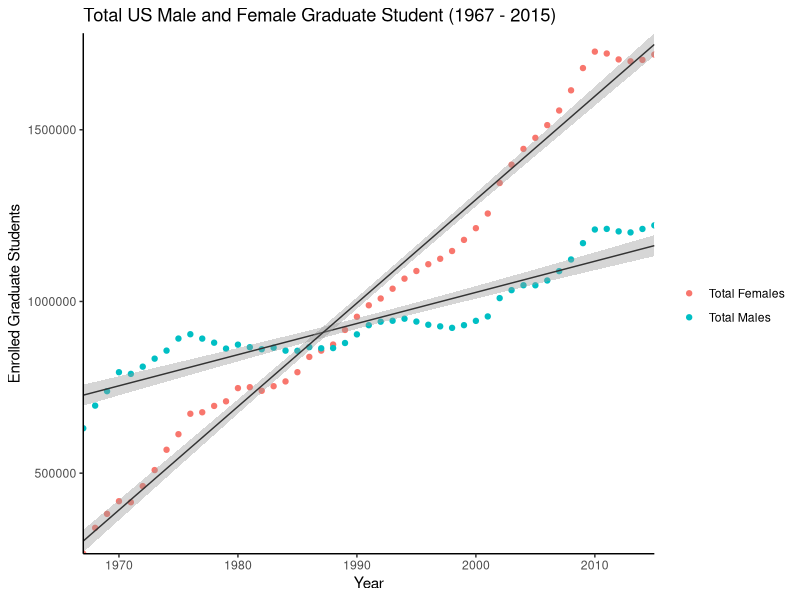
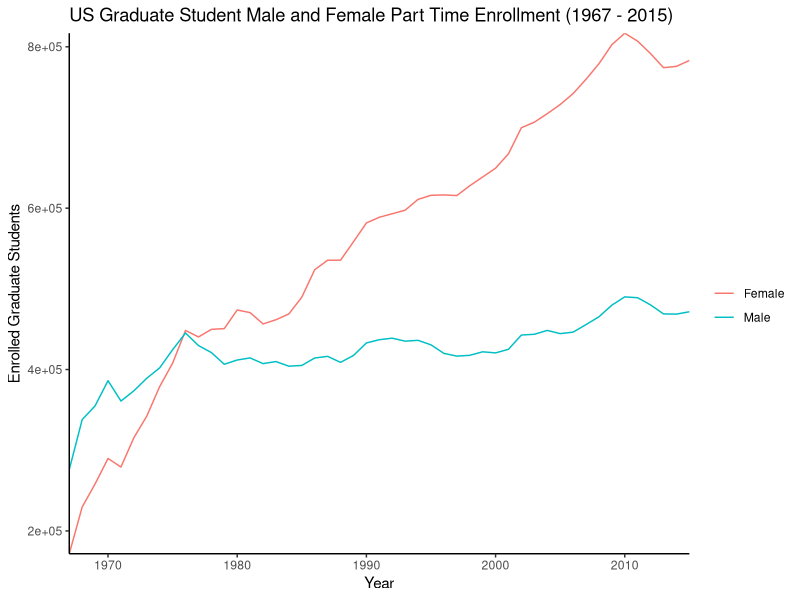
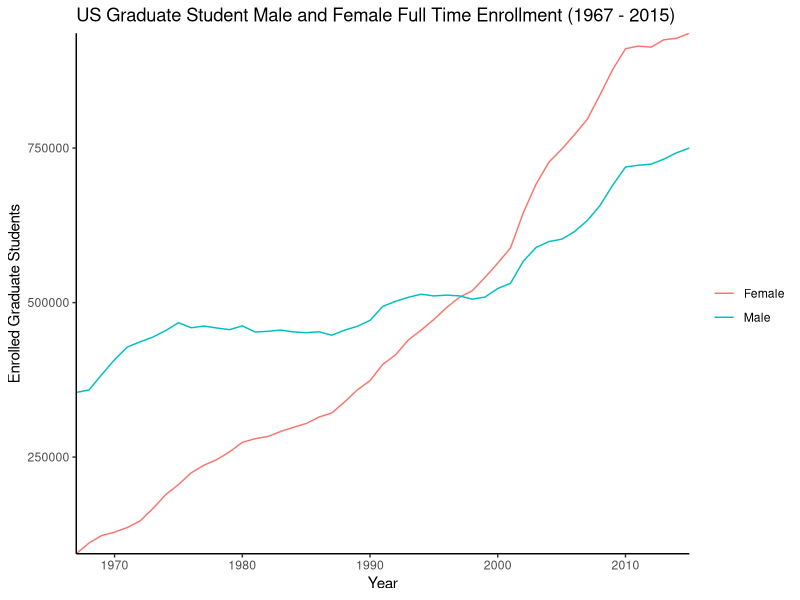
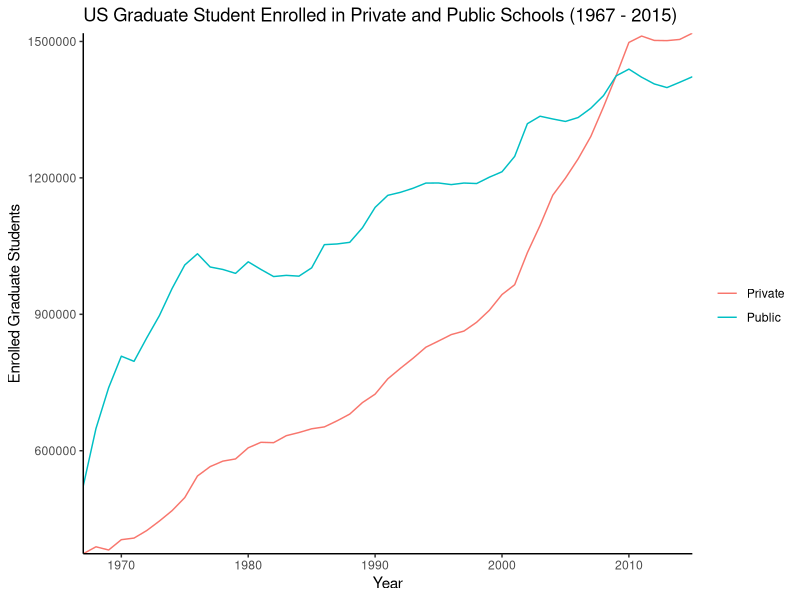

These figures' R source, in order:
## ---- chunk 1
knitr::opts_chunk$set(echo = TRUE)
## ---- chunk 2
library(tidyverse)
## ---- chunk 3

GradEnroll<- read.csv("Grad Enrollment 1967-2015.csv")

## ---- chunk 4

# compare total female and total male graduat enrolment graphically
Grad_total<- ggplot(GradEnroll, aes(x= Year, y= )) +
  geom_point(aes(y=Femails, color="Total Females"))+
  geom_point(aes(y=Males, color="Total Males"))+
  geom_smooth(method=lm, se=TRUE, size=.5, color= "grey20", aes(y = Males))+
  geom_smooth(method=lm, se=TRUE, size=.5, color= "grey20", aes(y = Femails))+
  ylab("Enrolled Graduate Students")+
  ggtitle("Total US Male and Female Graduate Student (1967 - 2015) ")+
  theme(panel.grid.major = element_blank(),
        panel.grid.minor = element_blank(), panel.background = element_blank(),
        axis.line = element_line(colour = "black")) +
  scale_x_continuous(expand = c(0,0)) +
  scale_y_continuous(expand = c(0,0)) +
  scale_color_discrete(name = " ")
Grad_total
## ---- chunk 5

#compare statistically- linear regression for the total Female graduate enrollment

Grad_model_F <- lm(Femails ~ Year, data = GradEnroll)
summary(Grad_model_F)
# y intercept = -58955502 , Slope= 30126..... function:  y= 30126x + -58955502..... this will allow you to find the amount of Female graduate students in any given year.

# Test for Persions R
cor.test(GradEnroll$Femails, GradEnroll$Year)
# Persons R=0.9913086 

#Year significantly predicts Female Graduate enrolment (*b*= 30,130, t(47)= 51.66, *p* < 0.001) with a strong positive correlation between the two (Pearson's *r* = 0.99). The overall model (y= 30,130(Year) - 0.57) explains a significant amount of variance in sepal width (F(1,47)= 2669, *p*<0.001, $R^2$= 0.55)


# Example from Allison: 
#*Setosa* sepal length significantly predicts sepal width (*b* = 0.79, t(48) = 7.6, *p* < 0.001) with a strong positive correlation between the two (Pearson's *r* = 0.74). The overall model ($width = 0.79(length) - 0.57$; both in centimeters) explains a significant amount of variance in sepal width (F(1,48) = 59, *p* < 0.001, $R^2$ = 0.55)."

## ---- chunk 6
#compare statistically- linear regression for the total male graduate enrollment

Grad_model_M <- lm(Males ~ Year, data = GradEnroll)
summary(Grad_model_M)
# y intercept=  -17112153, Slope= 9069 .....  function:  y= 9069x + -17112153... this will allow you to find the amount of male graduate students in any given year.

# Test for Persions R
cor.test(GradEnroll$Males, GradEnroll$Year)
# Persons R=0.9243741 
 
# Explanation : 
#Year significantly predicts Male Graduate enrolment (*b*= 9069, t(47)= 16.6, *p* < 0.001) with a strong positive correlation between the two (Pearson's *r* = .92). The overall model (y= 9069(Year) - 17112153) explains a significant amount of variance in sepal width(F(1,47)= 276, *p*<0.001, $R^2$= 0.85)

## ---- chunk 7

# Potentially unnecessary graphs?  .. only include if we want to... some show neat trends

Grad_parttime<- ggplot(GradEnroll, aes(x= Year))+
  geom_line(aes(y=Fparttime, color="Female"))+
  geom_line(aes(y=Mparttime, color="Male"))+
  ylab("Enrolled Graduate Students")+
  ggtitle("US Graduate Student Male and Female Part Time Enrollment (1967 - 2015) ")+
  theme(panel.grid.major = element_blank(),
        panel.grid.minor = element_blank(), panel.background = element_blank(),
        axis.line = element_line(colour = "black")) +
  scale_x_continuous(expand = c(0,0)) +
  scale_y_continuous(expand = c(0,0)) +
 scale_color_discrete(name = " ")
Grad_parttime


Grad_fulltime<- ggplot(GradEnroll, aes(x= Year))+
  geom_line(aes(y=Ffulltime, color="Female"))+
  geom_line(aes(y=Mfulltime, color="Male"))+
  ylab("Enrolled Graduate Students")+
  ggtitle("US Graduate Student Male and Female Full Time Enrollment (1967 - 2015) ")+
  theme(panel.grid.major = element_blank(),
        panel.grid.minor = element_blank(), panel.background = element_blank(),
        axis.line = element_line(colour = "black")) +
  scale_x_continuous(expand = c(0,0)) +
  scale_y_continuous(expand = c(0,0)) +
  scale_color_discrete(name = " ")


Grad_fulltime

Grad_Private_Public<-ggplot(GradEnroll, aes(x= Year))+
  geom_line(aes(y=private, color= "Private"))+
  geom_line(aes(y=public, color="Public"))+
  ylab("Enrolled Graduate Students")+
  scale_y_continuous(expand = c(0,0)) +
  scale_x_continuous(expand = c(0,0)) +
  theme(panel.grid.major = element_blank(),
        panel.grid.minor = element_blank(), panel.background = element_blank(),
        axis.line = element_line(colour = "black")) +
  ggtitle("US Graduate Student Enrolled in Private and Public Schools (1967 - 2015)")+
  scale_color_discrete(name = " ")
Grad_Private_Public




